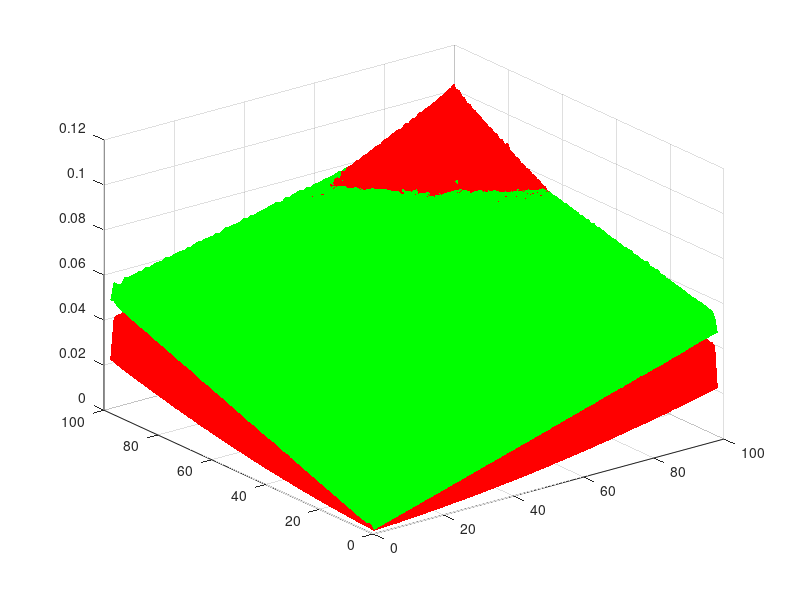

The MATLAB source for this figure:
load('timedata.mat')
surf(tdata(1:99,1:99,1),'EdgeColor', 'none', 'FaceColor', 'red')
hold on
surf(tdata(1:99,1:99,2),'EdgeColor', 'none', 'FaceColor', 'green')
% surf(tdata(1:99,1:99,3),'EdgeColor', 'none', 'FaceColor', 'blue')
hold off